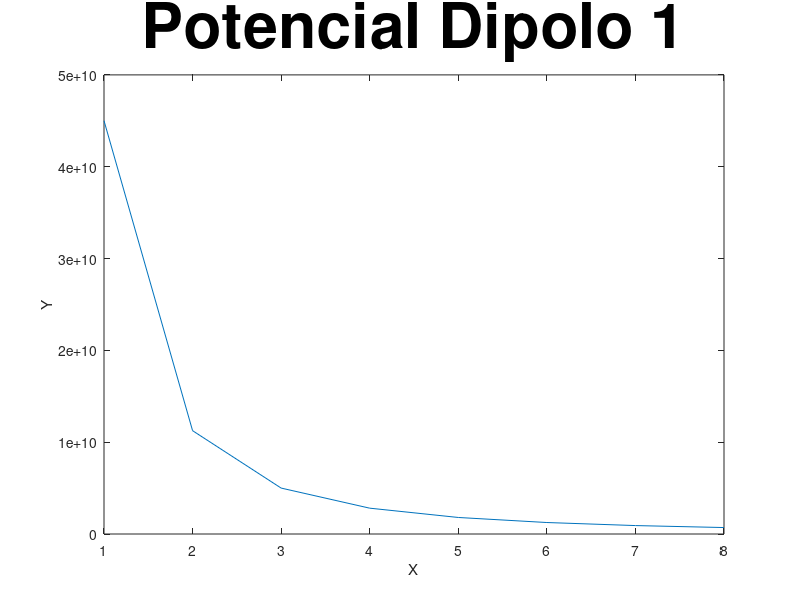
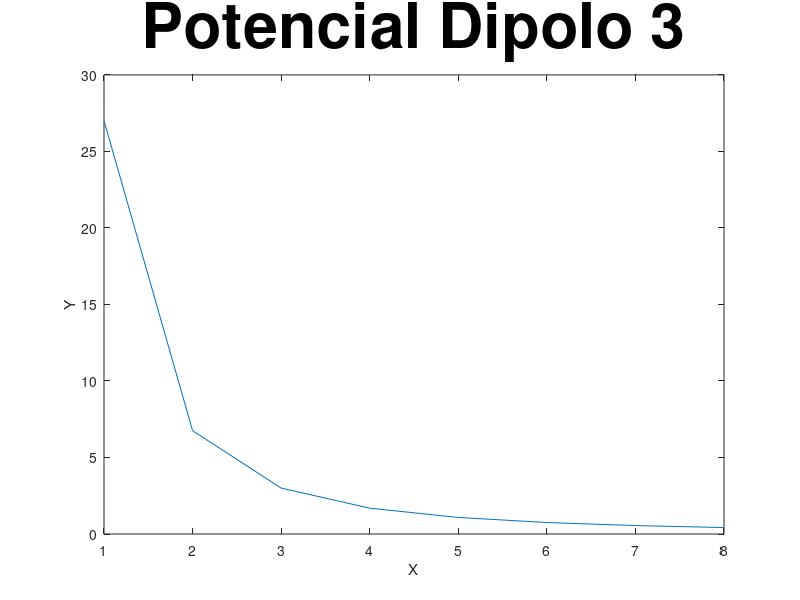
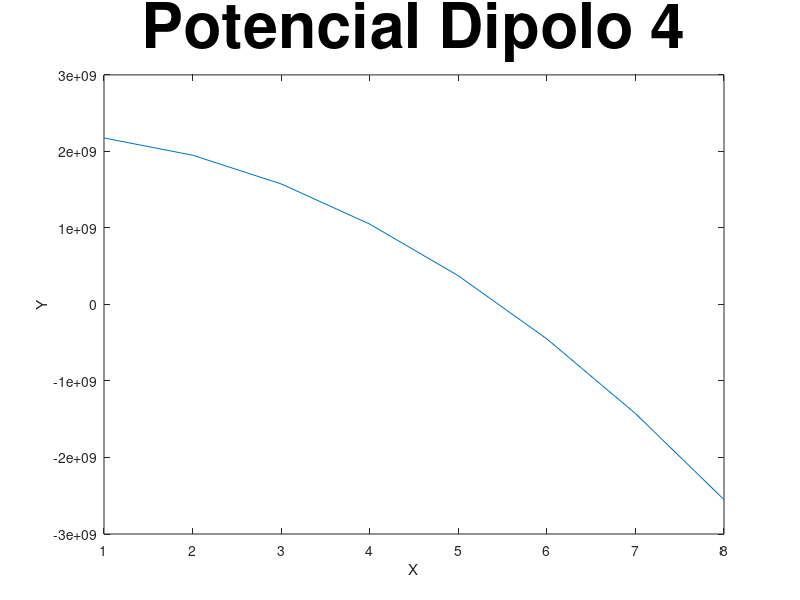
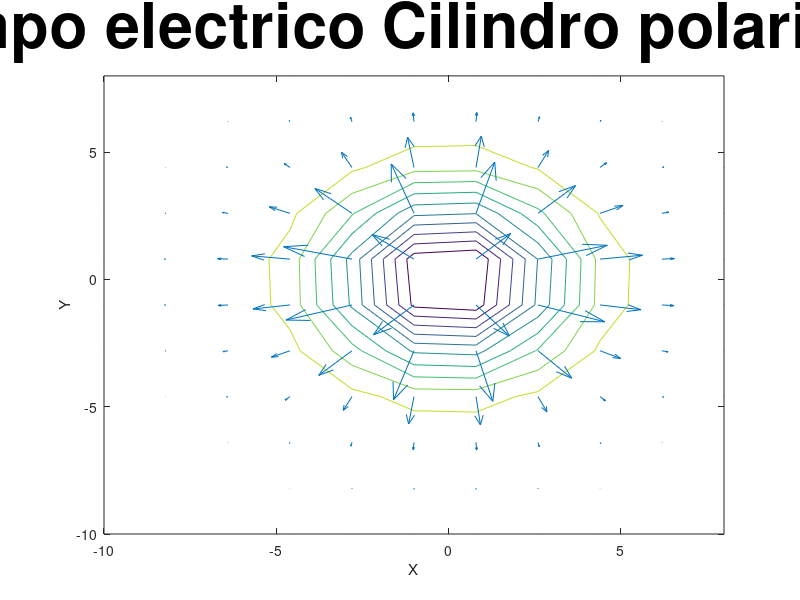

These figures' MATLAB source, in order:
#Proyecto de teor�a electromagn�tica
clear; close all; clc;

b = 8;
a = 1;
q1 = 1e-9;
q2 = 2e-9;
alp = 10;
epsilon = 8.84e-12;
Po = 5;

 x = 1:1:b;
  teta =2*pi
  phi =pi
  y = (Po.*((sin(teta)*cos(phi))+(sin(teta)*sin(phi))+(cos(teta))))./(epsilon.*(4.*pi).*(x.^2));

figure
plot(x,y)
  xlabel("X");
  ylabel("Y");
  zlabel("Z");
  title("Potencial Dipolo 1",'FontSize',45)
%Grafica Potencial dipolo 3
  x = 1:1:b;
  teta =2*pi
  phi =pi
  y = (a.*(q1+q2).*(cos(teta)))./(epsilon.*(4.*pi).*(x.^2));

figure
plot(x,y)
  xlabel("X");
  ylabel("Y");
  zlabel("Z");
  title("Potencial Dipolo 3",'FontSize',45)
%Grafica Potencial dipolo 4
  x = 1:1:b;
  y = ((1/4)-((x.^2/120).*(((3.*cos(teta).^2)-1)./2))).*((1)./(epsilon.*(4.*pi)));

figure
plot(x,y)
  xlabel("X");
  ylabel("Y");
  zlabel("Z");
  title("Potencial Dipolo 4",'FontSize',45)
%Grafica Campo electrico cilindro
for x = 0:b
  x = linspace(-10,b,11);
  y = x';
  f = (-exp(-(x.^2+y.^2)/alp))/epsilon;
  [px,py] = gradient(f);

endfor
  figure
  contour(x,y,f)
  hold on
  quiver(x,y,px,py)
  hold off
  xlabel("X");
 ylabel("Y");
 zlabel("Z");
 title("Campo electrico Cilindro polarizado",'FontSize',45);

%Grafica densidad volumetrica cilindro polarizado
r1 = linspace(a,b,11);
t = linspace(0,2*pi,11);
[R,T] = meshgrid(r1,t);
X = R.*cos(T);
Y = R.*sin(T);
F = ((-exp(-X.^2/7))./X).*(((2*X.^2)/7)-1);
figure

surf(X,Y,F,R)
colorbar
xlabel("X");
ylabel("Y");
zlabel("Z");
title("Densidad Volumetrica Cilindro polarizado",'FontSize',45);



%Grafica densidad volumetrica esfera polarizada
Q = 3e-9;
eps0 = 8.84e-12;
k = 20;
r1 = linspace(b,2*b,11);
t = linspace(0,2*pi,11);
[R,T] = meshgrid(r1,t);
X = R.*cos(T);
Y = R.*sin(T);
F = (3*X);
figure

surf(X,Y,F,R)
colorbar
xlabel("X");
ylabel("Y");
zlabel("Z");
title("Densidad Volumetrica esfera polarizada",'FontSize',45);

%Grafica D vs d
a = 1;
b = 8;
Q = 3e-9;
eps0 = 8.84e-12;
k = 20;
x = linspace(0,2*b,11);
y1 = (Q./(4*pi*x.^2));
figure
plot(x,y1);
xlabel("Distancia");
ylabel("Dezplazamiento");
title("Dezplazamiento Electrico Vs Distancia",'FontSize',45);


%Grafica Campo vs d
a = 1;
b = 8;
Q = 3e-9;
eps0 = 8.84e-12;
k = 20;
x1 = linspace(0,a,11);
y1 = 0;

x2 = linspace(a,b,11);
y2 = (Q./(4*pi*x.^2));

x3 = linspace(b,2*b,11);
y3 = (Q./(4*pi*x.^2))+((k.*x)./eps0);

x4 = linspace(2*b,30,11);
y4 = (Q./(4*pi*x.^2))+((k.*x)./eps0);
figure

subplot(2,2,1);
plot(x1,y1);
xlabel("Distancia de 0 < a");
ylabel("Campo electrico");
title("Campo Electrico Vs Distancia",'FontSize',25);
subplot(2,2,2);
plot(x2,y2);
xlabel("Distancia de a < r < b");
ylabel("Campo electrico");
title("Campo Electrico Vs Distancia",'FontSize',25);
subplot(2,2,3);
plot(x3,y3);
xlabel("Distancia de b < r < 2b");
ylabel("Campo electrico");
title("Campo Electrico Vs Distancia",'FontSize',25);
subplot(2,2,4);
plot(x4,y4);
xlabel("Distancia de r > 2b");
ylabel("Campo electrico");
title("Campo Electrico Vs Distancia",'FontSize',25);


for x = 0:b
  x = linspace(-10,b,11);
  y = x';
  teta =2*pi
  phi =pi
  f = (Po.*((sin(teta)*cos(phi))+(sin(teta)*sin(phi))+(cos(teta))))./(epsilon.*(4.*pi).*(x.^2+y.^2));
  [px,py] = gradient(f);

endfor
  figure
  contour(x,y,f)
  hold on
  quiver(x,y,px,py)
  hold off
  xlabel("X");
 ylabel("Y");
 zlabel("Z");
 title("Campo electrico dipolo1",'FontSize',45);